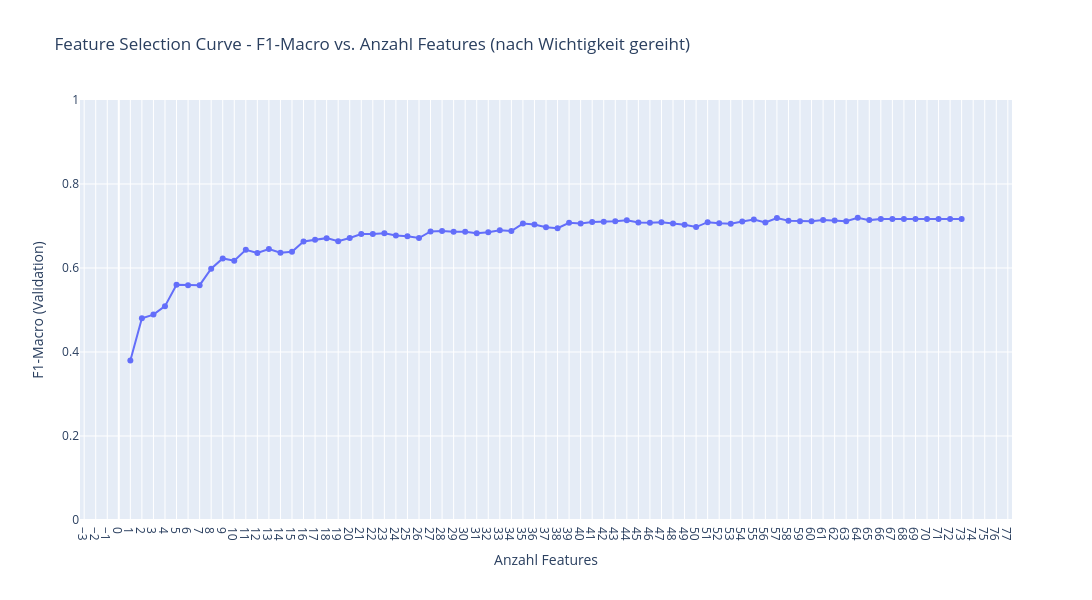

Notebook cell for this chart:
### Markdown cell above
## 4. Plot F1-macro vs. number of features

### Code cell
# plot the feature selection curve
# optimal top n features are 35
plot_feature_selection_curve(loop_df)

### Figure 1 — Plotly figure (JSON) as saved in the notebook; plotly's stock layout.template omitted (floating-point values rounded to 4 significant figures)
{"data": [{"hovertemplate": "Features: %{x}<br>Last added: %{text}<br>F1-Macro: %{y:.4f}<extra></extra>", "line": {"color": "#636EFA"}, "marker": {"size": 6}, "mode": "lines+markers", "showlegend": false, "text": ["geom_layer_count", "topo_unique_edge_count", "mat_belag", "mat_gips", "topo_euler_characteristic", "mat_kies", "mat_beton", "aabb_ratio_x_y", "geom_ratio_area_vol", "mat_zement", "aabb_len_x", "mat_metall", "mat_bekleidung", "mat_backstein", "mat_kunststein", "aabb_len_y", "geom_compactness", "aabb_len_z", "aabb_max_z", "aabb_ratio_z_y", "tfbb_extent_2", "mat_aluminium", "tfbb_ratio_12", "aabb_max_x", "aabb_ratio_z_x", "topo_connected_components", "topo_avg_face_area", "topo_face_count", "mat_werkstoff", "topo_vertex_edge_ratio", "tfbb_extent_1", "mat_allgemein", "topo_vertex_count", "tfbb_extent_0", "aabb_min_z", "geom_centroid_x", "geom_projected_area", "horizontal_elements_below", "aabb_max_y", "mat_dämm", "tfbb_volume", "mat_stahl", "geom_surface_area", "horizontal_elements_above", "geom_centroid_z", "topo_max_face_area", "tfbb_planarity", "geom_volume", "aabb_volume", "mat_holz", "topo_genus", "aabb_min_x", "aabb_min_y", "geom_centroid_y", "tfbb_sphericity", "tfbb_ratio_02", "tfbb_linearity", "tfbb_primary_ax_z", "mat_keramik", "mat_kalksandstein", "aabb_diagonal", "mat_glas", "tfbb_ratio_01", "tfbb_primary_ax_x", "tfbb_primary_ax_y", "mat_naturstein", "geom_z_range", "mat_kunststoff", "geom_z_max", "mat_mörtel", "mat_putz", "geom_z_min", "mat_foamglas"], "type": "scatter", "x": [1, 2, 3, 4, 5, 6, 7, 8, 9, 10, 11, 12, 13, 14, 15, 16, 17, 18, 19, 20, 21, 22, 23, 24, 25, 26, 27, 28, 29, 30, 31, 32, 33, 34, 35, 36, 37, 38, 39, 40, 41, 42, 43, 44, 45, 46, 47, 48, 49, 50, 51, 52, 53, 54, 55, 56, 57, 58, 59, 60, 61, 62, 63, 64, 65, 66, 67, 68, 69, 70, 71, 72, 73], "y": [0.3796, 0.4801, 0.489, 0.5092, 0.56, 0.5588, 0.5591, 0.5984, 0.6228, 0.6175, 0.6432, 0.6359, 0.6451, 0.6363, 0.6388, 0.6631, 0.6673, 0.6711, 0.6639, 0.6714, 0.681, 0.6807, 0.6826, 0.6775, 0.6755, 0.6714, 0.6869, 0.6878, 0.6861, 0.6862, 0.6829, 0.6849, 0.6899, 0.6881, 0.7058, 0.7036, 0.697, 0.6946, 0.7076, 0.7061, 0.7095, 0.7099, 0.7113, 0.7135, 0.7083, 0.7075, 0.709, 0.7058, 0.7028, 0.6975, 0.7091, 0.7067, 0.7056, 0.7105, 0.7152, 0.7085, 0.7188, 0.7123, 0.7111, 0.7116, 0.714, 0.7132, 0.7112, 0.7197, 0.714, 0.7166, 0.7166, 0.7166, 0.7166, 0.7166, 0.7166, 0.7166, 0.7166]}], "layout": {"height": 600, "legend": {"title": {}}, "title": {"text": "Feature Selection Curve - F1-Macro vs. Anzahl Features (nach Wichtigkeit gereiht)"}, "width": 1400, "xaxis": {"dtick": 1, "tick0": 1, "tickmode": "linear", "title": {"text": "Anzahl Features"}}, "yaxis": {"range": [0, 1], "title": {"text": "F1-Macro (Validation)"}}}}
